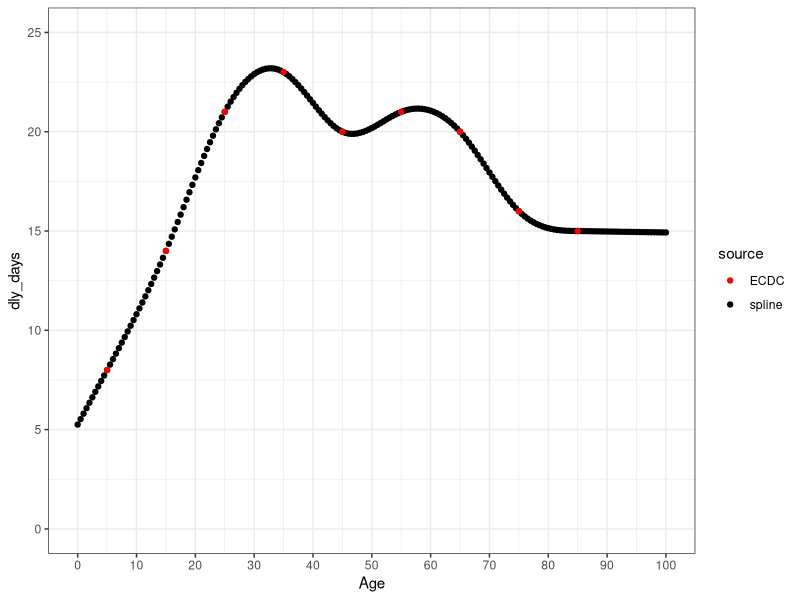
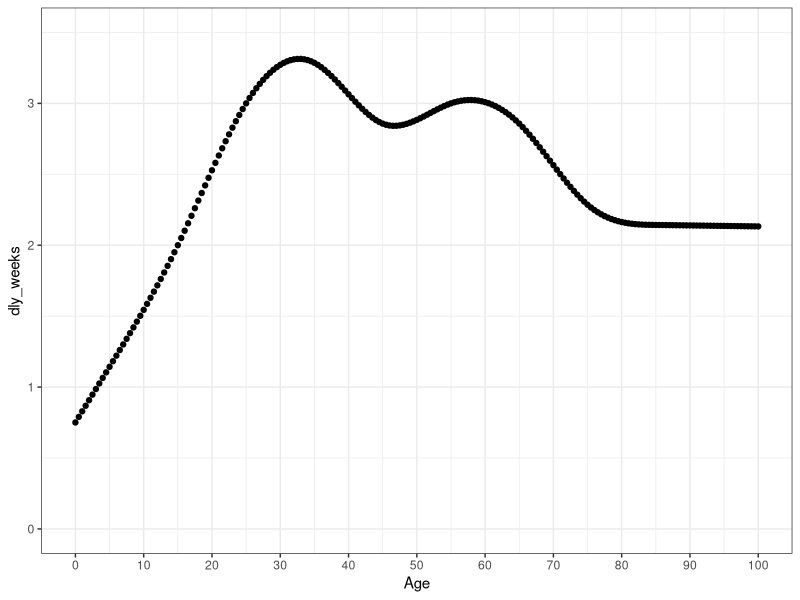

R code for these plots, in order:
# Description:
# Summarize EXCESS deaths since 24th February, 2020, in all countries by sex and age 
Sys.setenv(LANG = "en")
Sys.setlocale("LC_ALL","English")
rm(list=ls())
pkgs <- c("tidyverse",
          "lubridate",
          "haven",
          "readxl")

lapply(pkgs, require, character.only = T)

db_excess <- read_csv("Output/spain_baseline_mortality.csv")

# Date in which excess mortality is accounted for
date1 <- "2020-02-24"

# Date in which seroprevalence information was collected, 
# between April 27 and May 11. Week 18 (ending in May 4) is the closest middle point 
cut_week <- 18
  
  
# Delay time between onset and death for each age
# Information obtained from Europe CDC 
# https://covid19-surveillance-report.ecdc.europa.eu/
# Average time delay  between onset and death not available by age in Spain,
# So we use EU/EEA and UK averages

# placing delays at the middle of the age interval
ages <- seq(5, 85, 10)
days <- c(8, 14, 21, 23, 20, 21, 20, 16, 15)

# interpolating to single years of age
md1 <- smooth.spline(x = ages, y = days)

# predicting delay time values by single-year of age  and converting them to integer weeks
# deplacing age -2 to match 5 year age groups
delays <- tibble(Age = seq(-2.5, 97.5, 0.5), dly_days = predict(md1, x = seq(0, 100, 0.5))$y) %>% 
  mutate(dly_weeks = dly_days / 7)

# Observing fit results
delays %>%
  mutate(Age = Age + 2.5,
         source = "spline") %>%
  bind_rows(tibble(Age = ages, dly_days = days, source = "ECDC")) %>%
  ggplot()+
  geom_point(aes(Age, dly_days, col = source))+
  scale_x_continuous(breaks = seq(0, 100, 10))+
  scale_y_continuous(limits = c(0, 25))+
  scale_color_manual(values = c("red", "black"))+
  theme_bw()

# ggsave("Figures/spain_seroprev/lag_days_age_dist.png")


delays %>%
  mutate(Age = Age + 2.5) %>%
  ggplot()+
  geom_point(aes(Age, dly_weeks))+
  scale_x_continuous(breaks = seq(0, 100, 10))+
  scale_y_continuous(limits = c(0, 3.5))+
  scale_color_manual(values = c("red", "black"))+
  theme_bw()

# ggsave("Figures/spain_seroprev/lag_weeks_age_dist.png")

# excess mortality by age since the beginning of the pandemic until the 
# collection of seroprevalence data (Week 18 + delay)
db_excess_age <- db_excess %>% 
  left_join(delays) %>% 
  mutate(last_week = cut_week + dly_weeks,
         weight_week = case_when(Week < last_week ~ 1,
                                 Week > last_week & Week == ceiling(last_week) ~ last_week - floor(last_week),
                                 Week > ceiling(last_week) ~ 0),
         Excess_lp = ifelse(Deaths > up, Deaths - up, 0),
         Excess_up = Deaths - lp,
         Age = as.character(Age)) %>%
  filter(date >= date1,
         Week <= ceiling(last_week), 
         Excess >= 0) %>% 
  mutate() %>% 
  group_by(Sex, Age) %>% 
  summarise(Exposure = max(Exposure),
            Deaths = sum(Deaths * weight_week),
            Baseline = sum(Baseline * weight_week),
            Excess = sum(Excess * weight_week),
            Excess_lp = sum(Excess_lp * weight_week),
            Excess_up = sum(Excess_up * weight_week),
            last_week = max(last_week)) %>% 
  ungroup() %>% 
  arrange(Sex, suppressWarnings(as.integer(Age)))

# for all ages
db_excess_all <- db_excess_age %>% 
  group_by(Sex) %>% 
  summarise(Exposure = max(Exposure),
            Deaths = sum(Deaths),
            Baseline = sum(Baseline),
            Excess = sum(Excess),
            Excess_lp = sum(Excess_lp),
            Excess_up = sum(Excess_up),
            last_week = max(last_week)) %>% 
  mutate(Age = "All") %>% 
  ungroup()

db_excess_4 <- bind_rows(db_excess_age, db_excess_all) %>% 
  arrange(Sex, suppressWarnings(as.integer(Age)))

# saving excess mortality 
write_csv(db_excess_4,  path = "Output/spain_excess_until_seroprev.csv")

# # Plotting excess mortality
# db_excess_age %>% 
#   select(Sex, Age, Deaths, Baseline) %>% 
#   gather(Deaths, Baseline, key = "Mortality", value = "Value") %>% 
#   ggplot()+
#   geom_point(aes(Age, Value, col = Mortality))
# 
# db_excess_age %>% 
#   select(Sex, Age, Excess) %>% 
#   mutate(Age = as.integer(Age)) %>% 
#   ggplot()+
#   geom_line(aes(Age, Excess, col = Sex))+
#   scale_y_log10()

